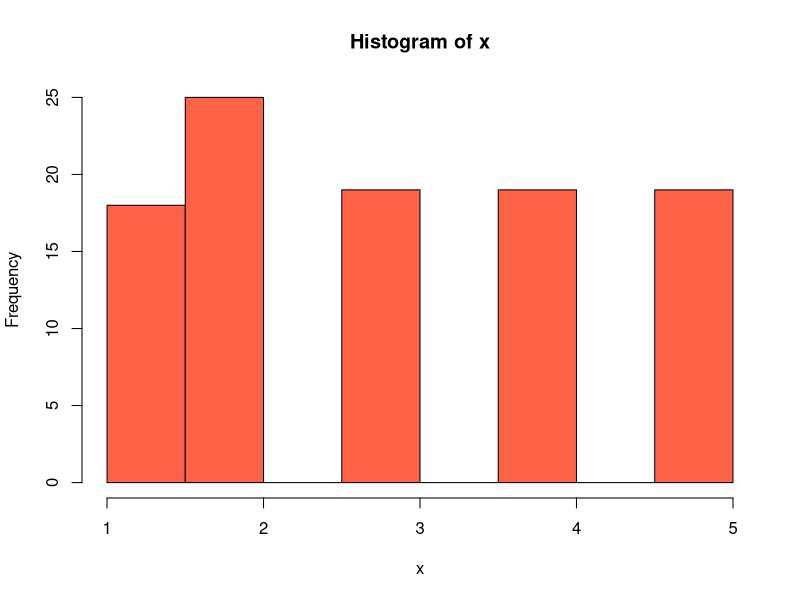

The R source for this figure:
set.seed(98765)
x <- sample(1:5, size = 100, replace = TRUE)

png("plots/04-histogram.png")
hist(x, col = "tomato")
dev.off()
